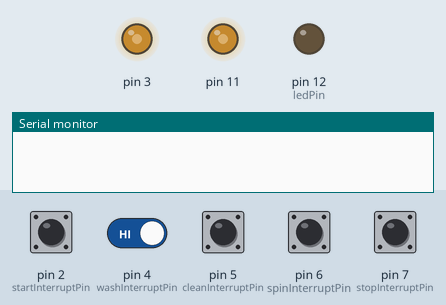
This sketch was run on a simulated Arduino Uno, built with avr-gcc and run on an emulated ATmega328P. On the bench: output pins drawn as LEDs (lit = HIGH), the last lines printed to the serial monitor. Dashed ring = blinking. The test bench sets the inputs (shaded band); at power-on: pin 2 (startInterruptPin), pin 4 (washInterruptPin), pin 5 (cleanInterruptPin), pin 6 (spinInterruptPin), pin 7 (stopInterruptPin) HIGH.

Above: at 1.2 s.
1.3 s: pin 2 (startInterruptPin) pulled LOW for 0.15 s
At 2.1 s:
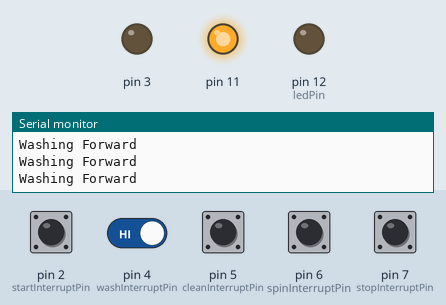
2.9 s: pin 2 (startInterruptPin) pulled LOW for 1 s
At 3.6 s:
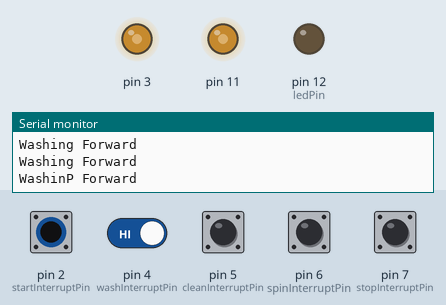
5.4 s: pin 2 (startInterruptPin) pulled LOW for 0.15 s
At 8.2 s:
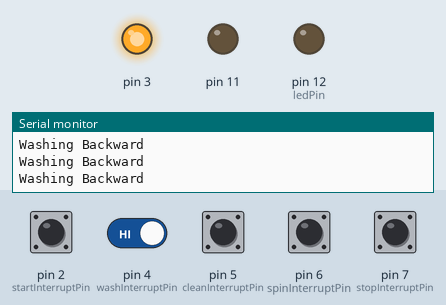
8.5 s: pin 2 (startInterruptPin) pulsed LOW 5 times (0.12 s each, 0.3 s apart)
At 10.0 s:
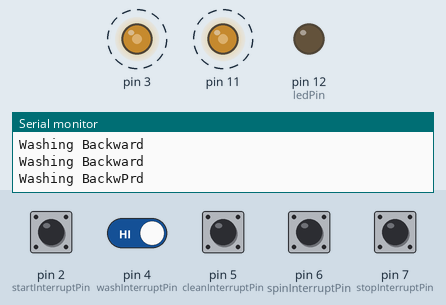
11.5 s: pin 2 (startInterruptPin) pulled LOW for 0.15 s
At 14.39 s:
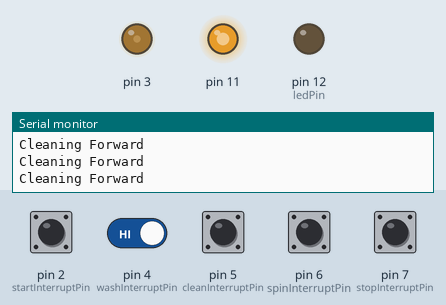
14.6 s: pin 2 (startInterruptPin) driven LOW and pin 4 (washInterruptPin) driven LOW
At 15.0 s:
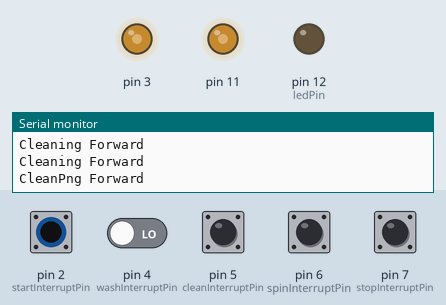
Timing chart, 0 to 17.1 s (numbered marks = the images above; inputs shaded):
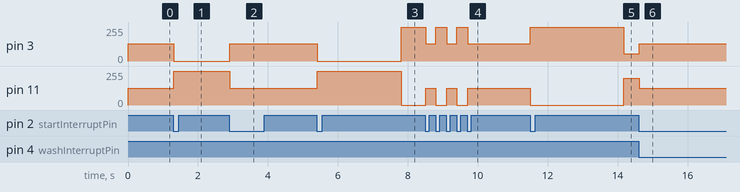

Measured:
- after the input at 1.3 s, pin 3: 128/255 → 0/255 at once; pin 11: 127/255 → 255/255 at once
- after the input at 2.9 s, pin 3: 0/255 → 128/255 at once; pin 11: 255/255 → 127/255 at once
- after the input at 5.4 s, pin 3: 128/255 → 0/255 at once, → 255/255 2.4 s later; pin 11: 127/255 → 255/255 at once, → 0/255 2.4 s later
- after the input at 8.5 s, pin 3: alternates 255/255 for 0.31 s and 128/255 for 0.29 s, 5 changes in all, then stays 128/255, starting at once; pin 11: alternates 127/255 for 0.29 s and 0/255 for 0.31 s, 5 changes in all, then stays 127/255, starting at once
- after the input at 11.5 s, pin 3: 128/255 → 255/255 at once, → 55/255 2.7 s later; pin 11: 127/255 → 0/255 at once, → 200/255 2.7 s later
- after the input at 14.6 s, pin 3: 55/255 → 128/255 at once; pin 11: 200/255 → 127/255 at once

The sketch:

pwm.ino
```cpp
#include <avr/io.h>
#include <avr/interrupt.h>

#define MAX 255
#define WASH 0
#define CLEAN 1
#define SPIN 2
// ADC set up
#define ANALOGUE_PIN A3
// # target voltage (5V ~ 1024, 0V~0)
#define TARGET 500

/********************************/
/*          pin config          */
/*          pin D10: PWM        */
/*          pin D11: inv PWM    */
/*          pin A3: ADC Input   */
/*          pin D4  start       */
/*          pin D5  palse       */
/*          pin D6  end         */
/*          pin D7  wash        */
/*          pin D8  clean       */
/*          pin D9  spin        */
/********************************/

/********************************/
/*         Timer config         */
/* Timer 1: finishing interrupt */
/*        Timer 2: PWM          */
/********************************/

const int timeSpan = 8;
int counter = 0;
const int washSpeed = 255;
const int cleanSpeed = 200;
const int spinSpeed = 200;
boolean isForward;
boolean interrupt;
int mode = -1;
boolean isRunning = false;
boolean forceStop = false;

int speedA;
int speedB;
int currentTime;
int firstTime = true;


const byte ledPin = 12;
const byte startInterruptPin = 2;
const byte washInterruptPin = 4;
const byte cleanInterruptPin = 5;
const byte spinInterruptPin = 6;
const byte stopInterruptPin = 7;

// integral error
int error_I = 0;

int get_new_period(int reference, int current_speed);


void setup() {
  // put your setup code here, to run once:
  cli();

  pinMode(3, OUTPUT);
  pinMode(11, OUTPUT);
  //test
  Serial.begin(9600);
  // pin change interrupt (example for D4)
  PCMSK2 |= bit (PCINT20);
  PCMSK2 |= bit (PCINT21);  // want pin 4
  PCMSK2 |= bit (PCINT22);  // want pin 4
  PCMSK2 |= bit (PCINT23);  // want pin 7

  PCIFR  |= bit (PCIF2);    // clear any outstanding interrupts
  PCICR  |= bit (PCIE2);    // enable pin change interrupts for D0 to D7

  pinMode(startInterruptPin, INPUT_PULLUP);
  attachInterrupt(digitalPinToInterrupt(startInterruptPin), start, FALLING);

  pinMode (washInterruptPin, INPUT_PULLUP);
  pinMode (cleanInterruptPin, INPUT_PULLUP);
  pinMode (spinInterruptPin, INPUT_PULLUP);
  pinMode (stopInterruptPin, INPUT_PULLUP);
  pinMode (12, OUTPUT);

  TCCR1A = 0;// set entire TCCR1A register to 0
  TCCR1B = 0;// same for TCCR1B
  TCNT1  = 0;//initialize counter value to 0
  // set compare match register for 1hz increments
  OCR1A = 15624;// = (16*10^6) / (1*1024) - 1 (must be <65536)
  // turn on CTC mode
  TCCR1B |= (1 << WGM12);
  // Set CS10 and CS12 bits for 1024 prescaler
  TCCR1B |= (1 << CS12) | (1 << CS10);
  // enable timer compare interrupt
  //TIMSK1 |= (1 << OCIE1A);


  TCCR2A = _BV(COM2A1)  // non-inverting PWM on OC2A
       | _BV(COM2B0)  // PWM on OC2B:
       | _BV(COM2B1)  //    inverting mode
       | _BV(WGM20)   // fast PWM
       | _BV(WGM21);  // ditto
  TCCR2B = _BV(CS10);   // clock at F_CPU / 1
  OCR2A  = 127;          // duty cycle ~ 1/2
  OCR2B  = 127;          // same signal, complemented
  sei();
}


void loop() {

  while(!isRunning){
    if(mode == -1){
      isRunning = false;
    }
    delay(50);
  }
  select(mode);
  mode = -1;
  isRunning = false;
  forceStop = false;
  firstTime = true;
}

void select(int mode){
  switch(mode){
    case WASH:
      wash(washSpeed);
      if(forceStop){
        return;
      }
    case CLEAN:
      clean(cleanSpeed);
      if(forceStop){
        return;
      }
    case SPIN:
      spin(spinSpeed);
      if(forceStop){
        return;
      }
      break;
    default:
      break;
  }
}

void wash(int speed){
  counter = 0;
  TCNT1  = 0;//initialize counter value to 0
  TIMSK1 |= (1 << OCIE1A);
  interrupt = false;
  isForward = true;
  while(!interrupt){
    if(forceStop){
        return;
     }

     while(!isRunning){
        delay(20);
     }


    if(isForward){
      OCR2A  = speed;
      OCR2B  = speed;
      Serial.println("Washing Forward");
    }else{
      OCR2A  = MAX - speed;
      OCR2B  = MAX - speed;
      Serial.println("Washing Backward");
    }

  }

}

void clean(int speed){
  counter = 0;
  TCNT1  = 0;//initialize counter value to 0
  TIMSK1 |= (1 << OCIE1A);
  interrupt = false;
  isForward = true;
  while(!interrupt){
    if(forceStop){
        return;
     }

     while(!isRunning){
        delay(20);
     }
    if(isForward){
      OCR2A  = speed;
      OCR2B  = speed;
      Serial.println("Cleaning Forward");
    }else{
      OCR2A  = MAX - speed;
      OCR2B  = MAX - speed;
      Serial.println("Cleaning Backward");
    }
  }
}

void spin(int speed){
  int period;
  int current_speed;
  counter = 0;
  TCNT1  = 0;//initialize counter value to 0
  TIMSK1 |= (1 << OCIE1A);
  interrupt = false;
  while(!interrupt){
    while(!isRunning){
        delay(20);
     }

    if(forceStop){
        return;
    }
    current_speed = analogRead(ANALOGUE_PIN);
    speed = get_new_period(speed, current_speed);
    OCR2A  = speed;
    OCR2B  = speed;
    Serial.println("Spining");
    //Serial.println(speed);
  }
}

ISR(TIMER1_COMPA_vect){
    if(counter < timeSpan/2){
      counter++;
    }else if(counter < timeSpan){
      isForward = false;
      counter++;
    }else{
      interrupt = true;
    }
}

/****************/
/* pin config       */
/* pin D4  start*/
/* pin D5  palse*/
/* pin D6  end*/
/* pin D7  wash*/
/* pin D8  clean*/
/* pin D9  spin*/
/****************/

ISR (PCINT2_vect)
{
  // handle pin change interrupt for D0 to D7 here
  if (PIND & bit (4)) {
   mode = WASH;
  }
  else if (PIND & bit (5)) {
   mode = CLEAN;
  }
  else if (PIND & bit (6)) {
   mode = SPIN;
  }
  else if (PIND & bit(7)) {
    Serial.println("Kill");
    mode = -1;
    isRunning = false;
    OCR2A  = 127;          // duty cycle ~ 1/2
    OCR2B  = 127;          // same signal, complemented
    forceStop = true;
  }


}    // end of PCINT2_vect


void start() {
  cli();
  delay(1000);
  if(!isRunning){
    Serial.println("Start...");
    isRunning = true;
    if(!firstTime){
      OCR2A = speedA;
      OCR2B = speedB;
      TCNT1 = currentTime;
      //turn on the timer
      TCCR1B |= (1 << CS12) | (1 << CS10);
      TIMSK1 |= (1 << OCIE1A);
    }
  }else{
    //todo
    //stop the watch
    Serial.println("Palse...");
    isRunning = false;
    speedA = OCR2A;          // duty cycle ~ 1/2
    speedB = OCR2B;
    currentTime = TCNT1;
    firstTime = false;
    OCR2A = 127;
    OCR2B = 127;
    TCCR1B &= B11111010;
    TIMSK1 &= B11111101;
    //turn off the timer
  }
  sei();

}

void end() {
//  digitalWrite(ledPin, HIGH);
  Serial.println("Kill");
  mode = -1;
  isRunning = false;
  OCR2A  = 127;          // duty cycle ~ 1/2
  OCR2B  = 127;          // same signal, complemented
  forceStop = true;
}

// the closed loop control only works in one direction
// Pin3 -> Q2&3       Pin 11 -> Q1&4
int get_new_period(int reference, int current_speed){
  reference = TARGET;
  double k_P;     // proportional gain
  double k_I;     // integral gain
  int offset;     // off set used in proportional gain
  int error_P;    // proportional error
  int period;     // new period returned to PWM module

// P control
  k_P = 0.1;
  offset = 0;
  error_P = reference - current_speed;

  // I control
  k_I = 0.05;
  // manual overflow if error has gone too big
  if(error_I >= 10000 || error_I <= -10000){
    error_I = 0;
  }
  else{
    // calcuculate integral error
    error_I += (error_P/10);
  }

  // calculate correction factor
  period = 127 + error_P * k_P + error_I * k_I;

  // manual limits the range of dutu cycle
  if(period>255){
    period = 255;
  }
  else if(period < 0){
    period = 0;
  }
  return period;
}
```
